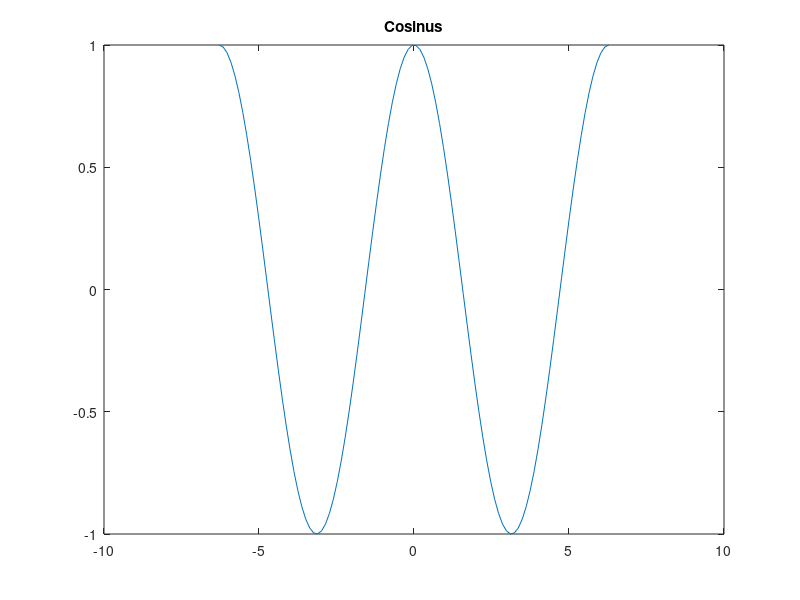

MATLAB code to generate this figure:
x = linspace(-2*pi, 2*pi);
y = cos(x);
plot(x, y);
title("Cosinus")

%x = linspace(-4, 1);
z = x.^2+3*x-1;
%plot(x, z, "G")

%x = linspace(0, 2*pi);
w = (sin(x))./(x.^2+1);
%plot(x, w, "*")
%title("W function")
%xlabel("x")
%ylabel("w")

%x = linspace(0, pi);
t = (x.^2 + 3*x - 1) .^ sin(x);
%plot(x, t, "--R")

%bar(matlabassignment)
%title("Assignment bar")
%xlabel("Position")
%ylabel("Value")